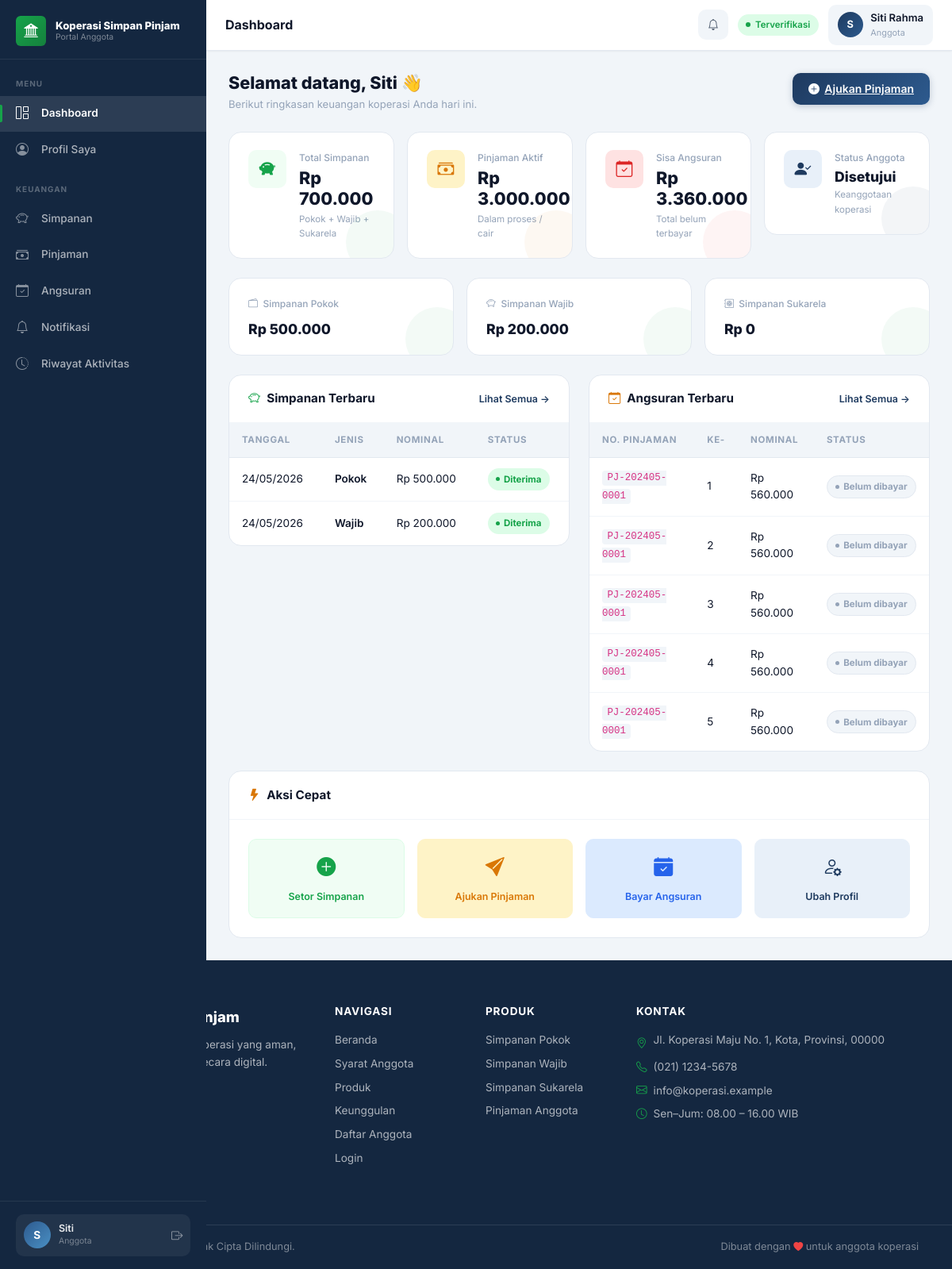
The page /user/dashboard.php (signed in) on the database its author committed.
### tables this page shows
CREATE TABLE IF NOT EXISTS users (
    id INT AUTO_INCREMENT PRIMARY KEY,
    nama VARCHAR(150) NOT NULL,
    nik VARCHAR(50) NOT NULL UNIQUE,
    tempat_lahir VARCHAR(100),
    tanggal_lahir DATE,
    jenis_kelamin VARCHAR(20),
    alamat TEXT,
    no_hp VARCHAR(30),
    email VARCHAR(150) NOT NULL UNIQUE,
    pekerjaan VARCHAR(100),
    penghasilan DECIMAL(15,2),
    username VARCHAR(50) NOT NULL UNIQUE,
    password VARCHAR(255) NOT NULL,
    role ENUM('admin', 'user') DEFAULT 'user',
    status_verifikasi VARCHAR(50) DEFAULT 'Menunggu Verifikasi',
    foto_ktp VARCHAR(255),
    foto_diri VARCHAR(255),
    created_at DATETIME,
    updated_at DATETIME
);

CREATE TABLE IF NOT EXISTS simpanan (
    id INT AUTO_INCREMENT PRIMARY KEY,
    user_id INT NOT NULL,
    jenis_simpanan ENUM('pokok', 'wajib', 'sukarela') NOT NULL,
    nominal DECIMAL(15,2) NOT NULL,
    bukti_transfer VARCHAR(255),
    status ENUM('Menunggu konfirmasi', 'Diterima', 'Ditolak') DEFAULT 'Menunggu konfirmasi',
    keterangan TEXT,
    tanggal_transaksi DATE,
    created_at DATETIME,
    FOREIGN KEY (user_id) REFERENCES users(id)
);

CREATE TABLE IF NOT EXISTS angsuran (
    id INT AUTO_INCREMENT PRIMARY KEY,
    pinjaman_id INT NOT NULL,
    angsuran_ke INT NOT NULL,
    jatuh_tempo DATE,
    nominal DECIMAL(15,2) NOT NULL,
    tanggal_bayar DATE,
    bukti_transfer VARCHAR(255),
    status ENUM('Belum dibayar', 'Menunggu konfirmasi', 'Diterima', 'Ditolak') DEFAULT 'Belum dibayar',
    keterangan TEXT,
    created_at DATETIME,
    FOREIGN KEY (pinjaman_id) REFERENCES pinjaman(id)
);

CREATE TABLE IF NOT EXISTS pinjaman (
    id INT AUTO_INCREMENT PRIMARY KEY,
    user_id INT NOT NULL,
    nomor_pinjaman VARCHAR(50) NOT NULL UNIQUE,
    nominal DECIMAL(15,2) NOT NULL,
    bunga_persen DECIMAL(5,2) NOT NULL,
    tenor INT NOT NULL,
    total_bayar DECIMAL(15,2) NOT NULL,
    angsuran_per_bulan DECIMAL(15,2) NOT NULL,
    tujuan TEXT,
    penghasilan DECIMAL(15,2),
    catatan TEXT,
    dokumen_pendukung VARCHAR(255),
    status ENUM('Menunggu review', 'Disetujui', 'Ditolak', 'Dicairkan', 'Lunas') DEFAULT 'Menunggu review',
    alasan_penolakan TEXT,
    tanggal_pengajuan DATE,
    tanggal_disetujui DATE,
    tanggal_pencairan DATE,
    created_at DATETIME,
    FOREIGN KEY (user_id) REFERENCES users(id)
);

### user/dashboard.php (the view, shortened to what the rows shown need)
<?php
require_once __DIR__ . '/../config/auth.php';
require_once __DIR__ . '/../config/helpers.php';
$user = current_user();
$pdo  = db();
$recentSimpanan = $pdo->prepare("SELECT * FROM simpanan WHERE user_id = ? ORDER BY tanggal_transaksi DESC LIMIT 5");
$recentSimpanan->execute([$user['id']]);
$recentSimpanan = $recentSimpanan->fetchAll();
$recentAngsuran = $pdo->prepare("SELECT a.*, p.nomor_pinjaman FROM angsuran a JOIN pinjaman p ON a.pinjaman_id = p.id WHERE p.user_id = ? ORDER BY a.created_at DESC LIMIT 5");
$recentAngsuran->execute([$user['id']]);
$recentAngsuran = $recentAngsuran->fetchAll();
function badgeClass($status) {
    $map = [
        'Menunggu Verifikasi'  => 'badge-menunggu',
        'Menunggu konfirmasi'  => 'badge-menunggu',
        'Menunggu review'      => 'badge-menunggu',
        'Disetujui'            => 'badge-disetujui',
        'Diterima'             => 'badge-diterima',
        'Dicairkan'            => 'badge-dicairkan',
        'Ditolak'              => 'badge-ditolak',
        'Lunas'                => 'badge-lunas',
        'Nonaktif'             => 'badge-nonaktif',
    ];
    return $map[$status] ?? 'badge-nonaktif';
}
?>
<?php require __DIR__ . '/../includes/dashboard_top.php'; ?>
<div class="page-header">
    <div>
        <h1 class="page-title">Selamat datang, <?= e(explode(' ', $user['nama'])[0]); ?> 👋</h1>
        <p class="page-sub">Berikut ringkasan keuangan koperasi Anda hari ini.</p>
    </div>
</div>
<div class="row g-3 mb-4">
    <div class="col-sm-6 col-xl-3">
        <div class="stat-card primary">
            <div class="stat-info">
                <div class="stat-label">Status Anggota</div>
                <div class="stat-value sm"><?= e($user['status_verifikasi']); ?></div>
                <div class="stat-trend">Keanggotaan koperasi</div>
            </div>
        </div>
    </div>
</div>
<div class="row g-4">
    <div class="col-lg-6">
        <div class="panel">
            <div class="table-responsive panel-body p-0">
                <table class="data-table">
                    <thead>
                        <tr>
                            <th>Tanggal</th>
                            <th>Jenis</th>
                            <th>Nominal</th>
                            <th>Status</th>
                        </tr>
                    </thead>
                    <tbody>
                        <?php if (empty($recentSimpanan)): ?>
                            <tr><td colspan="4">
                                <div class="empty-state">
                                    <i class="bi bi-inbox"></i>
                                    <p>Belum ada riwayat simpanan</p>
                                </div>
                            </td></tr>
                        <?php else: ?>
                            <?php foreach ($recentSimpanan as $item): ?>
                                <tr>
                                    <td><?= e(date('d/m/Y', strtotime($item['tanggal_transaksi']))); ?></td>
                                    <td><span style="font-weight:600"><?= e(ucfirst($item['jenis_simpanan'])); ?></span></td>
                                    <td><?= format_rupiah($item['nominal']); ?></td>
                                    <td><span class="badge-status <?= badgeClass($item['status']); ?>"><?= e($item['status']); ?></span></td>
                                </tr>
                            <?php endforeach; ?>
                        <?php endif; ?>
                    </tbody>
                </table>
            </div>
        </div>
    </div>
    <div class="col-lg-6">
        <div class="panel">
            <div class="table-responsive panel-body p-0">
                <table class="data-table">
                    <thead>
                        <tr>
                            <th>No. Pinjaman</th>
                            <th>Ke-</th>
                            <th>Nominal</th>
                            <th>Status</th>
                        </tr>
                    </thead>
                    <tbody>
                        <?php if (empty($recentAngsuran)): ?>
                            <tr><td colspan="4">
                                <div class="empty-state">
                                    <i class="bi bi-inbox"></i>
                                    <p>Belum ada riwayat angsuran</p>
                                </div>
                            </td></tr>
                        <?php else: ?>
                            <?php foreach ($recentAngsuran as $item): ?>
                                <tr>
                                    <td><code style="font-size:.78rem;background:var(--bg);padding:.15rem .4rem;border-radius:4px"><?= e($item['nomor_pinjaman']); ?></code></td>
                                    <td><?= e($item['angsuran_ke']); ?></td>
                                    <td><?= format_rupiah($item['nominal']); ?></td>
                                    <td><span class="badge-status <?= badgeClass($item['status']); ?>"><?= e($item['status']); ?></span></td>
                                </tr>
                            <?php endforeach; ?>
                        <?php endif; ?>
                    </tbody>
                </table>
            </div>
        </div>
    </div>
</div>
<?php require __DIR__ . '/../includes/dashboard_bottom.php'; ?>

### includes/dashboard_top.php (shortened to what the rows shown need)
<?php
require_once __DIR__ . '/../config/auth.php';
require_once __DIR__ . '/../config/helpers.php';
$authUser = current_user();
$initials = strtoupper(substr($authUser['nama'] ?? 'U', 0, 1));
$statusMap = [
    'Disetujui'           => ['class' => 'verified',  'label' => 'Terverifikasi'],
    'Menunggu Verifikasi' => ['class' => 'pending',   'label' => 'Menunggu'],
    'Ditolak'             => ['class' => 'rejected',  'label' => 'Ditolak'],
    'Nonaktif'            => ['class' => 'nonactive', 'label' => 'Nonaktif'],
];
$verifStatus  = $authUser['status_verifikasi'] ?? 'Menunggu Verifikasi';
$statusInfo   = $statusMap[$verifStatus] ?? ['class' => 'pending', 'label' => $verifStatus];
$role         = $authUser['role'] ?? 'user';
$notificationUrl     = $role === 'admin' ? '/admin/notifikasi.php' : '/user/notifikasi.php';
?>
<?php require __DIR__ . '/header.php'; ?>
<div class="app-layout">
  <aside class="app-sidebar" id="appSidebar">
    <div class="sidebar-footer">
      <div class="sidebar-user">
        <div class="sidebar-avatar"><?= $initials; ?></div>
        <div>
          <div class="sidebar-user-name"><?= e(explode(' ', $authUser['nama'])[0] ?? $authUser['nama']); ?></div>
          <div class="sidebar-user-role"><?= $role === 'admin' ? 'Administrator' : 'Anggota'; ?></div>
        </div>
        <a href="/logout.php" class="sidebar-logout ms-auto" title="Logout"><i class="bi bi-box-arrow-right"></i></a>
      </div>
    </div>
  </aside>
  <div class="app-main">
    <header class="app-topbar">
      <div class="topbar-right">
        <a href="<?= e($notificationUrl); ?>" class="topbar-notification" title="Notifikasi">
          <i class="bi bi-bell"></i>
        </a>
        <span class="status-pill <?= $statusInfo['class']; ?>"><?= $statusInfo['label']; ?></span>
        <div class="topbar-user">
          <div class="topbar-avatar"><?= $initials; ?></div>
          <div class="d-none d-md-block">
            <div class="topbar-user-name"><?= e($authUser['nama']); ?></div>
            <div class="topbar-user-role"><?= $role === 'admin' ? 'Administrator' : 'Anggota'; ?></div>
          </div>
        </div>
      </div>
    </header>
    <main class="app-content">

### rows shown on the page
users: nama "S", nama "Siti", status_verifikasi "Terverifikasi", nama "Siti Rahma", status_verifikasi "Disetujui"
simpanan: tanggal_transaksi "24/05/2026", jenis_simpanan "Pokok", nominal "Rp 500.000", status "Diterima"
simpanan: tanggal_transaksi "24/05/2026", jenis_simpanan "Wajib", nominal "Rp 200.000", status "Diterima"
angsuran: pinjaman.nomor_pinjaman "PJ-202405-0001", angsuran_ke "1", nominal "Rp 560.000", status "Belum dibayar"
angsuran: pinjaman.nomor_pinjaman "PJ-202405-0001", angsuran_ke "2", nominal "Rp 560.000", status "Belum dibayar"
angsuran: pinjaman.nomor_pinjaman "PJ-202405-0001", angsuran_ke "3", nominal "Rp 560.000", status "Belum dibayar"
angsuran: pinjaman.nomor_pinjaman "PJ-202405-0001", angsuran_ke "4", nominal "Rp 560.000", status "Belum dibayar"
angsuran: pinjaman.nomor_pinjaman "PJ-202405-0001", angsuran_ke "5", nominal "Rp 560.000", status "Belum dibayar"

### other values the page prints
$config['app']['name'] "Koperasi Simpan Pinjam"
$page_title "Dashboard"
format_rupiah($totalSimpanan) "Rp 700.000"
format_rupiah($totalPinjaman) "Rp 3.000.000"
format_rupiah($sisaAngsuran) "Rp 3.360.000"
format_rupiah($simpananTotals['pokok']) "Rp 500.000"
format_rupiah($simpananTotals['wajib']) "Rp 200.000"
format_rupiah($simpananTotals['sukarela']) "Rp 0"
